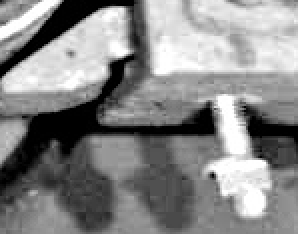
#> input picture software_GUI/save/1/DJ_1.jpg_1.png, 149 x 117 px, found by its file name (shown 2 times larger); its folder holds only this picture in this run
$ python image_processing.py
#> lines starting #> are read from the running program, lines starting #| are printed output that depends on the picture
import cv2
import numpy as np
import os
from PIL import Image

def Process(filePath, savePath):
    im = Image.open(filePath)
#> im is the input picture: PIL image 149x117 RGB; min 0, max 255, mean 135
    img = np.copy(im)
    out = equalizationByNumpy(img)
    cv2.imwrite(savePath, out)


def equalizationByNumpy(image):
    hist, bins = np.histogram(image.flatten(), 256, [0, 256])
#> hist = 256 values, max 3273 at index 0, min 24 at index 32, mean 204.3; bins = 257 values from 0 to 256
    # hist是亮度值出现次数的统计
    cdf = hist.cumsum()
#> cdf = 256 values from 3273 to 52299
    # cdf是出现次数的累积分布函数
    # 如果高灰度值没有次数，但累计分布函数会把它加入。但最后在索引生成新图像时舍去

    # 均衡化处理
    cdf_m = np.ma.masked_equal(cdf, 0)
    cdf_m = (cdf_m - cdf_m.min()) * 255 / (cdf_m.max() - cdf_m.min())
    cdf = np.ma.filled(cdf_m, 0).astype('uint8')
#> cdf = 256 values from 0 to 255

    # 生成新图像
    img2 = cdf[image]
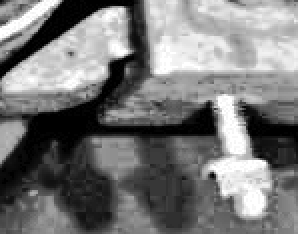
#> img2: shape (117, 149, 3) (shown 2 times larger); min 0, max 255, mean 119.8

    return img2

def changeImage():
    filePath = r'C:\PLY\Graduation Design\yolov5-master\own_datas\images\save\1'
    destPath = r'C:\PLY\Graduation Design\yolov5-master\own_datas\images\save\1_hist'
    if not os.path.exists(destPath):
        os.makedirs(destPath)
    for root, dirs, files in os.walk(filePath):
        for file in files:
            if file[-1]=='g':
                Process(os.path.join(filePath, file), os.path.join(destPath, file))
    print('Done')

if __name__ == '__main__':
    changeImage()

$ run again, on software_GUI/save/1/SJB_2.jpg_2.png
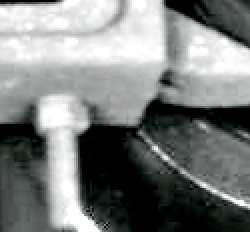
#> input picture software_GUI/save/1/SJB_2.jpg_2.png, 125 x 116 px, found by its file name (shown 2 times larger)
#> in Process, im is the input picture: PIL image 125x116 RGB; mean R, G, B 124.2, 127.5, 126
#> hist = 256 values, max 3793 at index 0, min 64 at index 144, mean 169.9; bins = 257 values from 0 to 256
#> in equalizationByNumpy, `cdf = hist.cumsum()`: cdf = 256 values from 3793 to 43500
#> in equalizationByNumpy, `cdf = np.ma.filled(cdf_m, 0).astype('uint8')`: cdf = 256 values from 0 to 255
#> in equalizationByNumpy, `img2 = cdf[image]`:
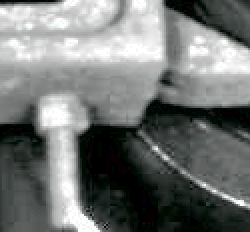
#> img2: shape (116, 125, 3) (shown 2 times larger); mean R, G, B 114.9, 118.3, 116.6

$ run again, on software_GUI/save/1/normal_1.jpg_3.png
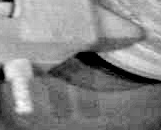
#> input picture software_GUI/save/1/normal_1.jpg_3.png, 161 x 130 px, found by its file name
#> in Process, im is the input picture: PIL image 161x130 RGB; min 0, max 255, mean 134.5
#> hist = 256 values, max 1209 at index 0, min 0 at index 244, mean 245.3; bins = 257 values from 0 to 256
#> in equalizationByNumpy, `cdf = hist.cumsum()`: cdf = 256 values from 1209 to 62790
#> in equalizationByNumpy, `cdf = np.ma.filled(cdf_m, 0).astype('uint8')`: cdf = 256 values from 0 to 255
#> in equalizationByNumpy, `img2 = cdf[image]`:
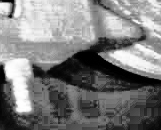
#> img2: shape (130, 161, 3); min 0, max 255, mean 125.4

$ run again, on software_GUI/save/1/normal_2.jpg_3.png
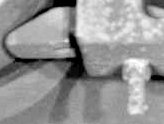
#> input picture software_GUI/save/1/normal_2.jpg_3.png, 164 x 124 px, found by its file name
#> in Process, im is the input picture: PIL image 164x124 RGB; min 0, max 255, mean 147.9
#> hist = 256 values, max 1119 at index 154, min 0 at index 253, mean 238.3; bins = 257 values from 0 to 256
#> in equalizationByNumpy, `cdf = hist.cumsum()`: cdf = 256 values from 921 to 61008
#> in equalizationByNumpy, `cdf = np.ma.filled(cdf_m, 0).astype('uint8')`: cdf = 256 values from 0 to 255
#> in equalizationByNumpy, `img2 = cdf[image]`:
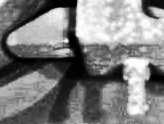
#> img2: shape (124, 164, 3); min 0, max 255, mean 126.1

$ run again, on software_GUI/save/1/DJ_2.jpg_1.png
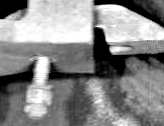
#> input picture software_GUI/save/1/DJ_2.jpg_1.png, 164 x 126 px, found by its file name
#> in Process, im is the input picture: PIL image 164x126 RGB; min 0, max 255, mean 136
#> hist = 256 values, max 4080 at index 0, min 42 at index 26, mean 242.2; bins = 257 values from 0 to 256
#> in equalizationByNumpy, `cdf = hist.cumsum()`: cdf = 256 values from 4080 to 61992
#> in equalizationByNumpy, `cdf = np.ma.filled(cdf_m, 0).astype('uint8')`: cdf = 256 values from 0 to 255
#> in equalizationByNumpy, `img2 = cdf[image]`:
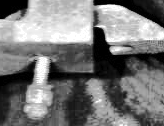
#> img2: shape (126, 164, 3); min 0, max 255, mean 119.4
